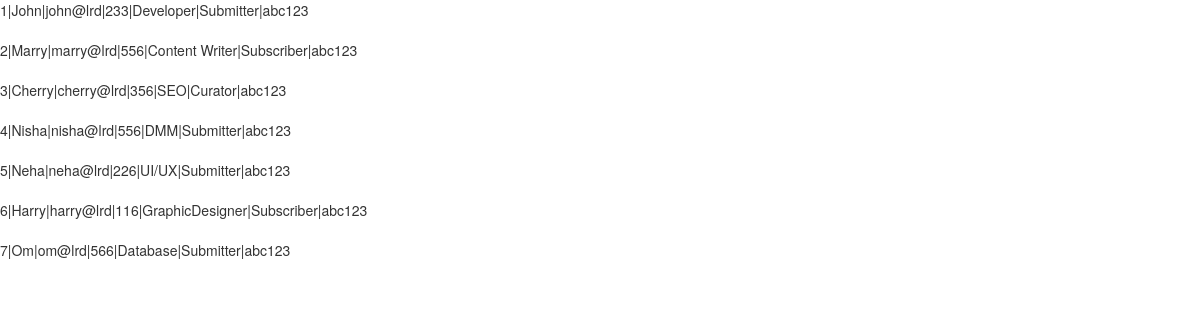
Page /details on the earlier database version.
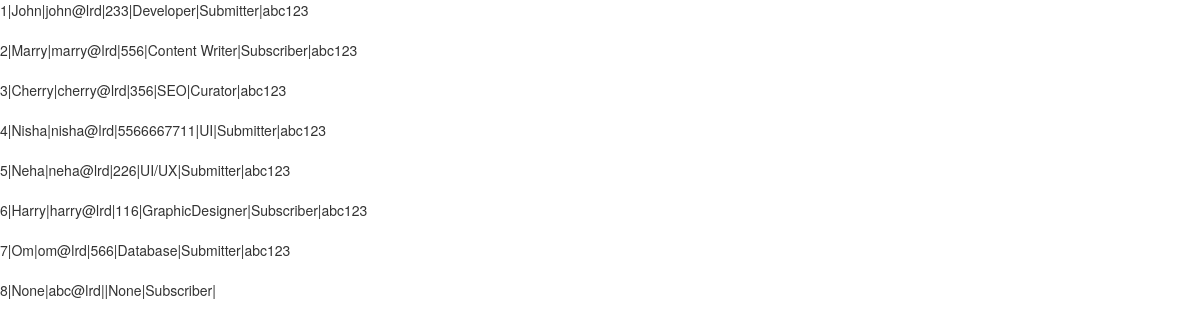
Same page on the later database version.
### tables this page shows
CREATE TABLE users(user_id INTEGER PRIMARY KEY AUTOINCREMENT,user_name TEXT,email TEXT UNIQUE,phoneno INTEGER,company_designation TEXT,list_role TEXT,password TEXT);

### displaydetails.py (the view)
@app.route('/details')
def subdetails():
    g.db=connect_database()
    c=g.db.execute('select * from users')
    details = [dict(user_id=row[0], user_name=row[1], email=row[2], phoneno=row[3], company_designation=row[4],
                    list_role=row[5], password=row[6]) for row in c.fetchall()]
    g.db.close()
    return render_template('login2.html', details=details)

### displaydetails.py (called while the page is built)
def connect_database():
    return sqlite3.connect(app.config['DATABASE'])

### templates/login2.html (shortened to what this page needs)
<!DOCTYPE html>
<html lang="en">
<head>
        <link rel="stylesheet" href="https://maxcdn.bootstrapcdn.com/bootstrap/3.3.7/css/bootstrap.min.css">
</head>
<body>
    {% for item in details %}
        {{item.user_id}}|{{item.user_name}}|{{item.email}}|{{item.phoneno}}|{{item.company_designation}}|{{item.list_role}}|{{item.password}}<br><br>
    {% endfor %}
</body>
</html>

Differences in the rows shown:
changed users "Nisha": phoneno "556" → "5566667711"; company_designation "DMM" → "UI"
added users: user_id "8", user_name "None", email "abc@lrd", company_designation "None", list_role "Subscriber"
